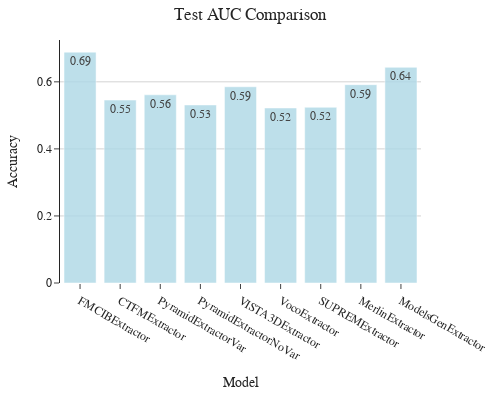

Write notebook code for a chart like this one.
### Code cell
# Plot test accuracies
fig = plot_model_comparison(test_accuracies_dict)
fig.show() # Show the plot

### Figure 1 — Plotly figure (JSON) as saved in the notebook; plotly's stock layout.template omitted (floating-point values rounded to 4 significant figures)
{"data": [{"alignmentgroup": "True", "hovertemplate": "Model=%{x}<br>Accuracy=%{y}<extra></extra>", "legendgroup": "", "marker": {"color": "#ADD8E6", "opacity": 0.8, "pattern": {"shape": ""}}, "name": "", "offsetgroup": "", "orientation": "v", "showlegend": false, "textposition": "auto", "texttemplate": "%{y:.2f}", "type": "bar", "x": ["FMCIBExtractor", "CTFMExtractor", "PyramidExtractorVar", "PyramidExtractorNoVar", "VISTA3DExtractor", "VocoExtractor", "SUPREMExtractor", "MerlinExtractor", "ModelsGenExtractor"], "xaxis": "x", "y": [0.6885, 0.5456, 0.5613, 0.5311, 0.5853, 0.5221, 0.5242, 0.5916, 0.6433], "yaxis": "y"}], "layout": {"barmode": "relative", "font": {"family": "Arial", "size": 12}, "height": 400, "legend": {"tracegroupgap": 0}, "margin": {"b": 20, "l": 20, "r": 20, "t": 40}, "showlegend": false, "title": {"text": "Test AUC Comparison", "x": 0.5, "xanchor": "center"}, "width": 500, "xaxis": {"anchor": "y", "domain": [0, 1], "showgrid": false, "showline": false, "tickfont": {"size": 12}, "title": {"text": "Model"}}, "yaxis": {"anchor": "x", "domain": [0, 1], "gridcolor": "lightgrey", "showgrid": true, "tickfont": {"size": 12}, "title": {"text": "Accuracy"}}}}
